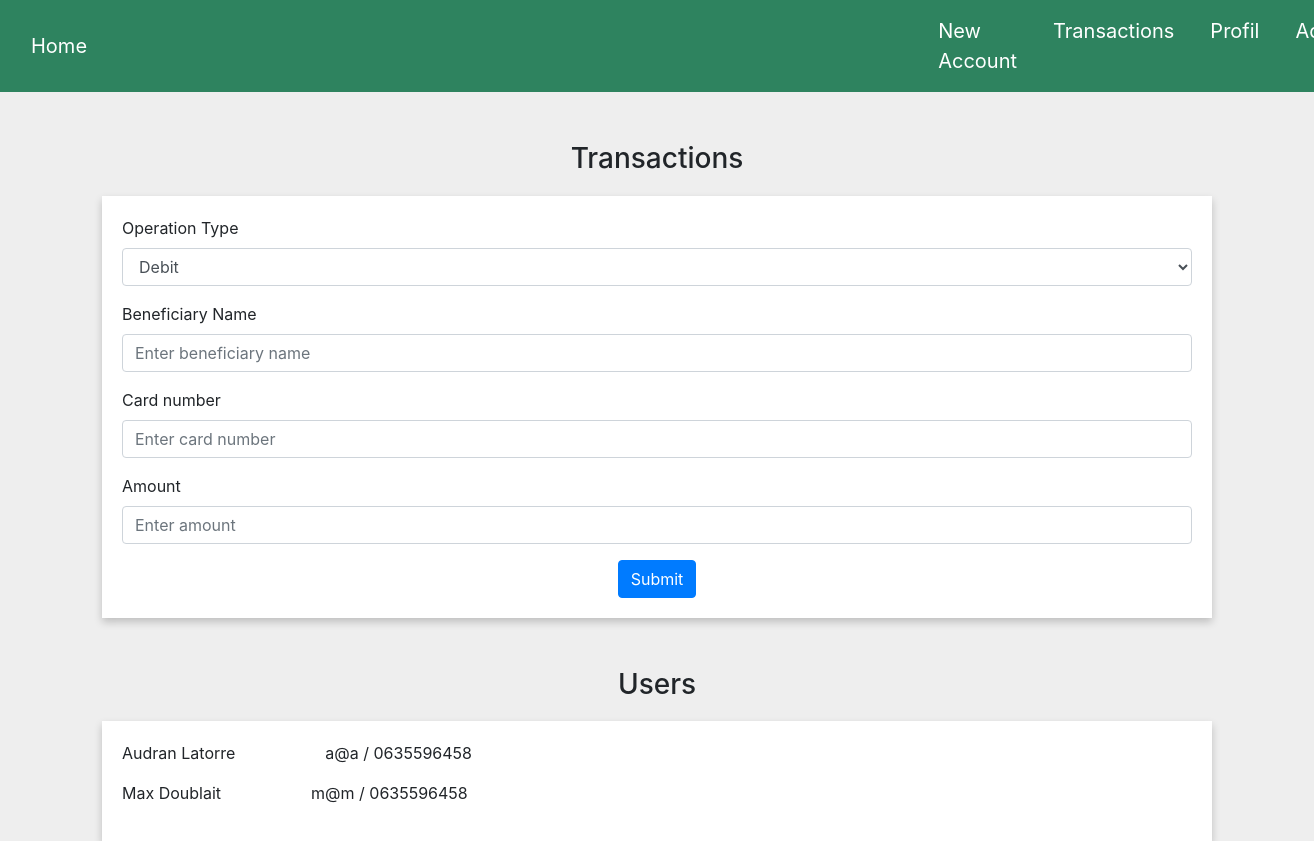
Screenshot of /admin (signed in) with the database file from the repository.
### tables this page shows
CREATE TABLE Users (
            id_user INTEGER PRIMARY KEY AUTOINCREMENT, 
            first_name TEXT NOT NULL,
            last_name TEXT NOT NULL,
            gender TEXT NOT NULL,
            email TEXT NOT NULL,
            password TEXT NOT NULL,
            phone_number TEXT NOT NULL,
            birthday DATE NOT NULL,
            address TEXT NOT NULL,
            role TEXT NOT NULL
        );

### views.py (the view)
@app.route('/admin', methods=['GET', 'POST'])
def admin():
    user = None
    if 'user_id' in session :
        user = Users.get_user_by_id(session['user_id'])
    else :
        return render_template('index.html', user=user)
    conn = sqlite3.connect('app.db')
    cursor = conn.cursor()
    cursor.execute("SELECT * FROM Users")
    users = cursor.fetchall()
    conn.close()
    return render_template('admin.html', user=user, users=users)

### models.py (called while the page is built)
    def get_user_by_id(id_user):
        conn = sqlite3.connect('app.db')
        cursor = conn.cursor()
        cursor.execute('SELECT * FROM Users WHERE id_user = ?', (id_user,))
        user = cursor.fetchone()
        if user != None:
            new_user = Users(user[0], user[1], user[2], user[3], user[4], user[5], user[6], user[7], user[8], user[9])
            return new_user
        else:
            return None

### templates/admin.html (shortened to what this page needs)
<!DOCTYPE html>
<html lang="en">
<head>
    <link rel="stylesheet" href="https://stackpath.bootstrapcdn.com/bootstrap/4.3.1/css/bootstrap.min.css">
    <link rel="stylesheet" href="../static/admin.css">
</head>
<body>
    <nav class="navbar navbar-expand-lg bg-body-tertiary">
        <div class="container-fluid">
          <a class="navbar-brand" href="{{url_for('index')}}">Home</a>
          <div class="collapse navbar-collapse" id="navbarNavAltMarkup">
            <div class="navbar-nav">
              <a class="nav-link" href="{{url_for('create_account')}}">New Account</a>
              <a class="nav-link" href="{{url_for('transactions')}}">Transactions</a>
              <a class="nav-link" href="{{url_for('profile')}}">Profil</a>
              {% if user.role == 'admin' %}
              <a class="nav-link" href="{{url_for('admin')}}">Admin</a>
              {% endif %}
            </div>
          </div>
        </div>
    </nav>
    <div>
        <div class="transactions container mt-4">
            <h3>Transactions</h3>
            <form method="POST" action="/transactions_admin" class="transactionsForm">
                <div class="form-group">
                    <label for="operation_type" class="form-label">Operation Type</label>
                    <select class="form-control" name="operation_type" id="operationType">
                        <option value="debit">Debit</option>
                    </select>
                </div>
                <div class="form-group">
                    <label for="input_description">Beneficiary Name</label>
                    <input type="text" class="form-control" name="beneficiary_name" id="input_beneficiary_name" placeholder="Enter beneficiary name">
                </div>
                <div class="form-group">
                    <label for="input_amount">Card number</label>
                    <input type="text" class="form-control" name="card_number" id="input_card_nb" placeholder="Enter card number">
                </div>
                <div class="form-group">
                    <label for="input_amount">Amount</label>
                    <input type="number" class="form-control" name="amount" id="input_amount" placeholder="Enter amount" min="1">
                </div>
                <div class="saveButton">
                    <button class="saveBtn btn btn-primary" type=submit/>Submit</button><br/>
                </div>
            </form>
        </div>
    </div>
    <div>
        <div class="transactions container mt-4">
            <h3>Users</h3>
            <div class="transactionsForm">
                {% for usr in users %}
                <p>{{ usr[1] }} {{ usr[2] }} &nbsp &nbsp &nbsp &nbsp &nbsp &nbsp &nbsp &nbsp &nbsp &nbsp{{ usr[4]}} / {{ usr[6] }}</p>
                {% endfor %}
            </div>
        </div>
    </div>
</body>
</html>

### static/admin.css (style rules this page uses)
nav { background-color:#2E835F; }
.navbar-nav { margin-left: 70%; }
.navbar-brand { color : white; margin-right: 20px; font-size: 20px; }
.nav-link { color : white; margin-right: 20px; font-size: 20px; }
body { background-color: rgb(238, 238, 238); }
h3 { text-align: center; margin-top: 50px; }
.transactionsForm { padding: 20px; box-shadow: 0 4px 8px 0 rgba(0, 0, 0, 0.2); background-color: white; margin-top: 20px; }
.saveButton { text-align: center; }
.saveBtn.btn.btn-primary, .saveBtn.btn.btn-primary:hover { color : white; }

### rows the page displays
Users: first_name "Audran", last_name "Latorre", email "a@a", phone_number "0635596458"
Users: first_name "Max", last_name "Doublait", email "m@m", phone_number "0635596458"
